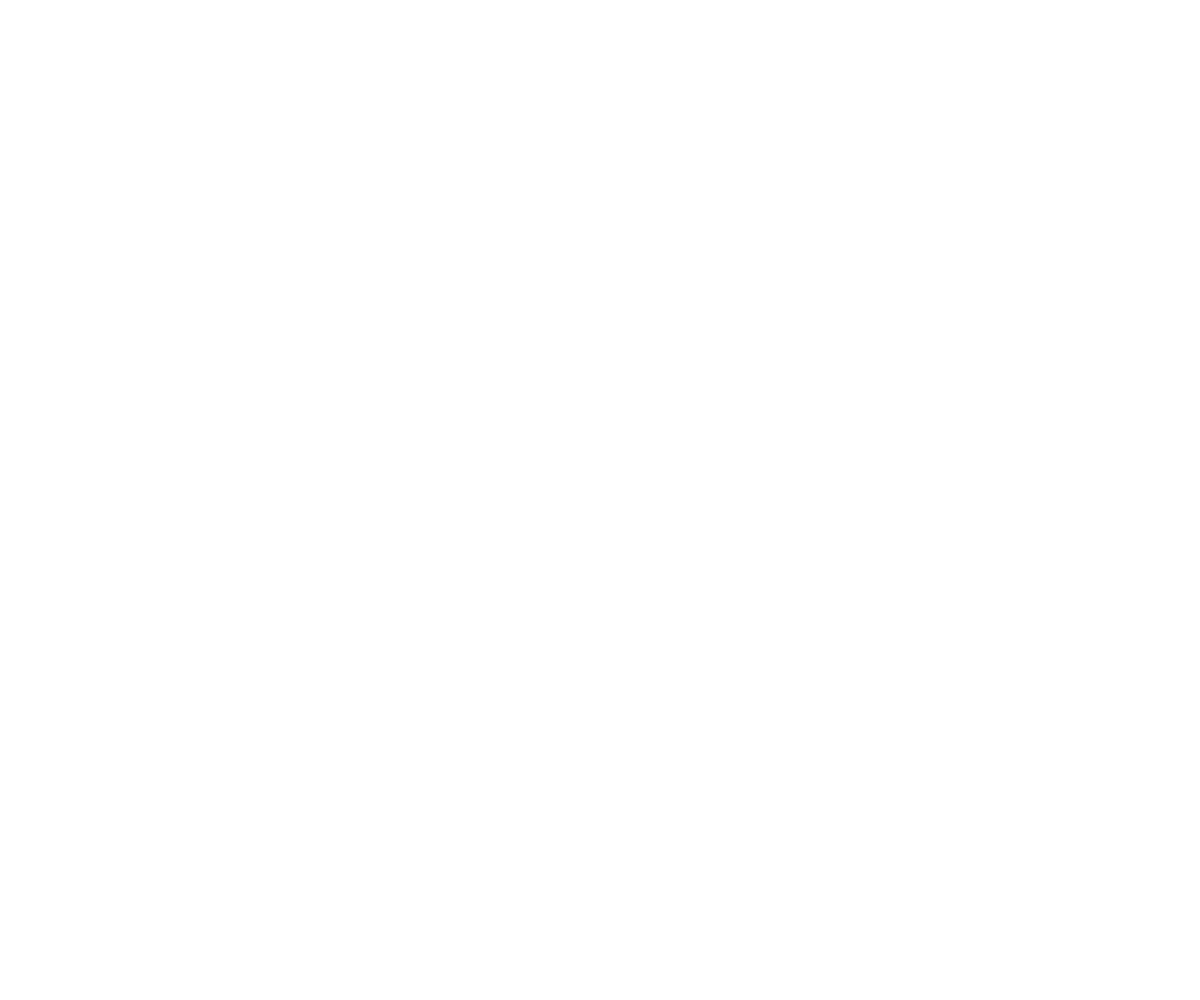
Frame 1 (no input)
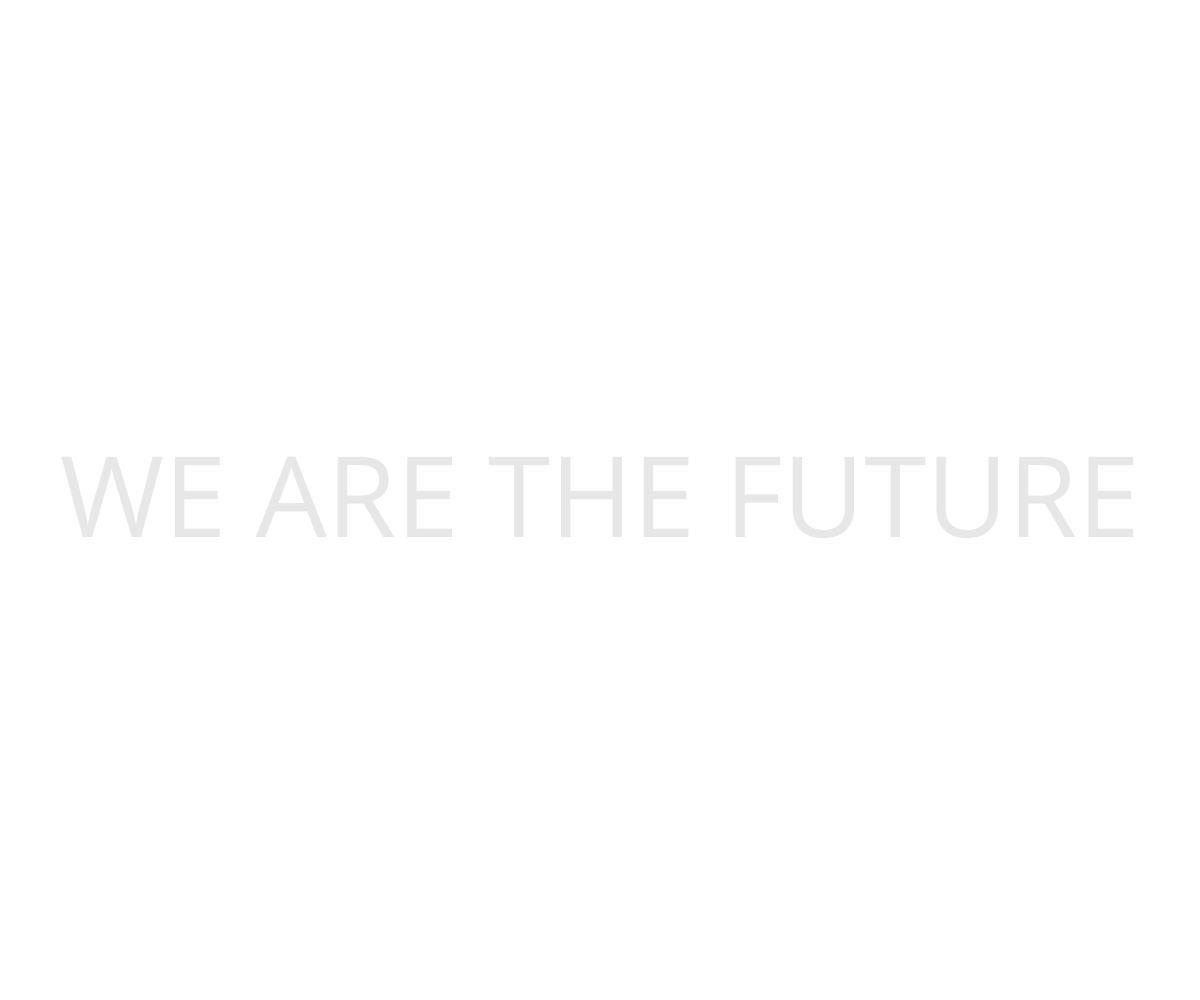
Frame 60 (no input)
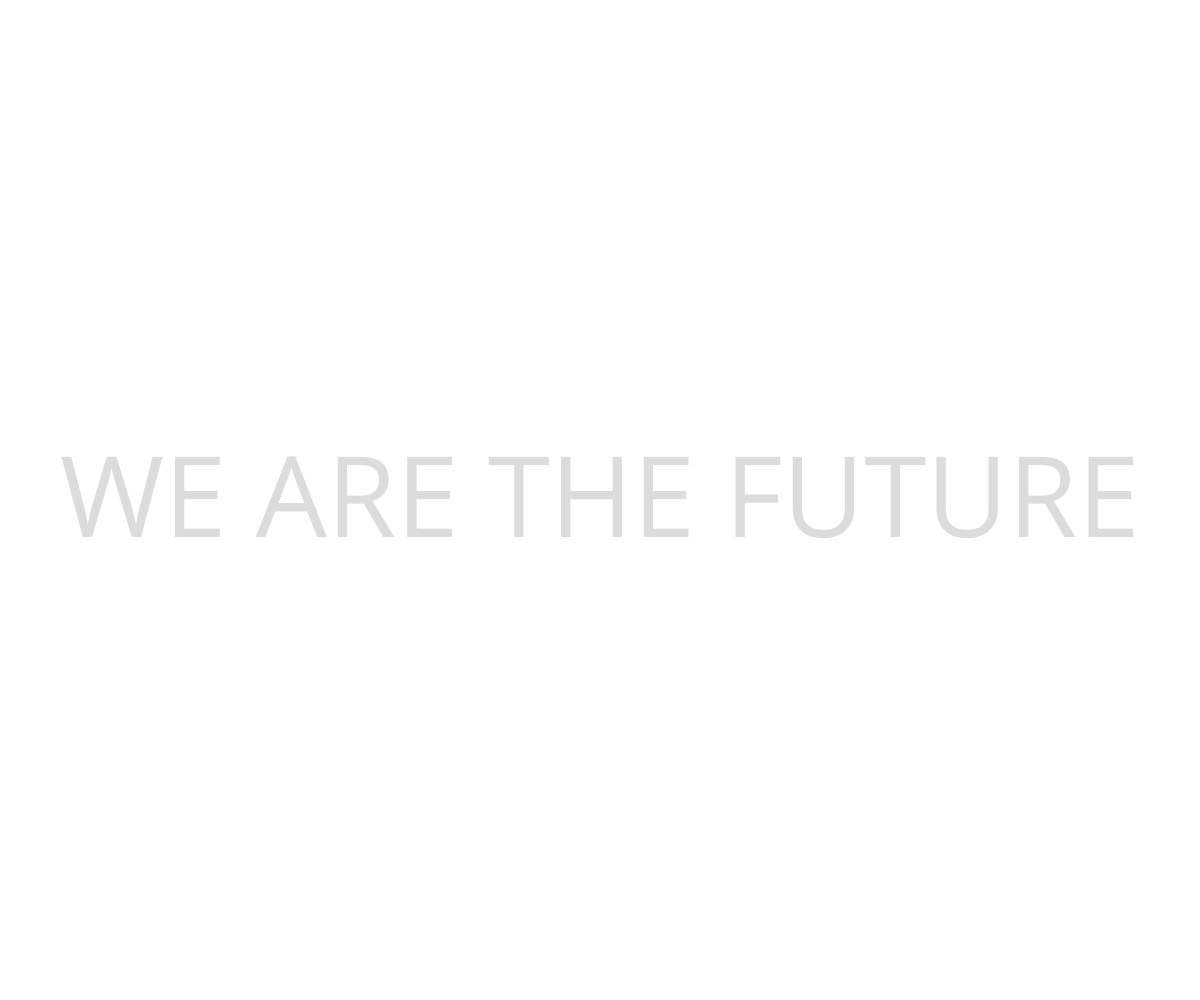
Frame 120 (the mouse pressed at the canvas centre since frame 60)

The p5.js sketch that drew these frames (run headless with seeded random() and noise() and a simulated clock; from frame 60 on, the mouse is pressed at the canvas centre):

// p5.js sketch
// ── sketch.js
var texts = ['UNITE WITH LOVE, RESIST WITH LOVE',
  'TOGETHER, WE RISE',
  'WOMEN\'S RIGHTS ARE HUMAN RIGHTS',
  'EXPECT US',
  'LOVE',
  'RESPECT',
  'RISE UP',
  'EQUALITY',
  'HUMAN RIGHTS',
  'SOLIDARITY',
  'WE ARE ALL EQUAL',
  'LOVE WINS',
  'TOGETHER',
  'STAY WOKE',
  'I LOVE YOU',
  'NASTY ARTIST CODER WOMAN',
  'WE ARE THE FUTURE'];

var i;
var dir = 0;
var a = 0;

function setup() {
  createCanvas(windowWidth, windowHeight);
  textAlign(CENTER);
  textFont('Open Sans');
  noStroke();
  setInterval(startFadeOut, 7000);
  switchText();
}

function draw() {
  background(255);
  fill(220, a);
  textSize(1);
  var w = textWidth(texts[i]);
  var s = 0.9*windowWidth/w;
  textSize(s);
  text(texts[i], width/2, height/2+s*0.33);
  a += dir;
  if (a <= 0) {
    dir = 3;
    switchText();
  } if (a >= 255) {
    dir = 0;
  }
}

function switchText() {
  var lasti = i;
  while (i == lasti) {
    i = Math.floor(Math.random()*texts.length);
  }
}

function startFadeOut() {
  dir = -3;
}
